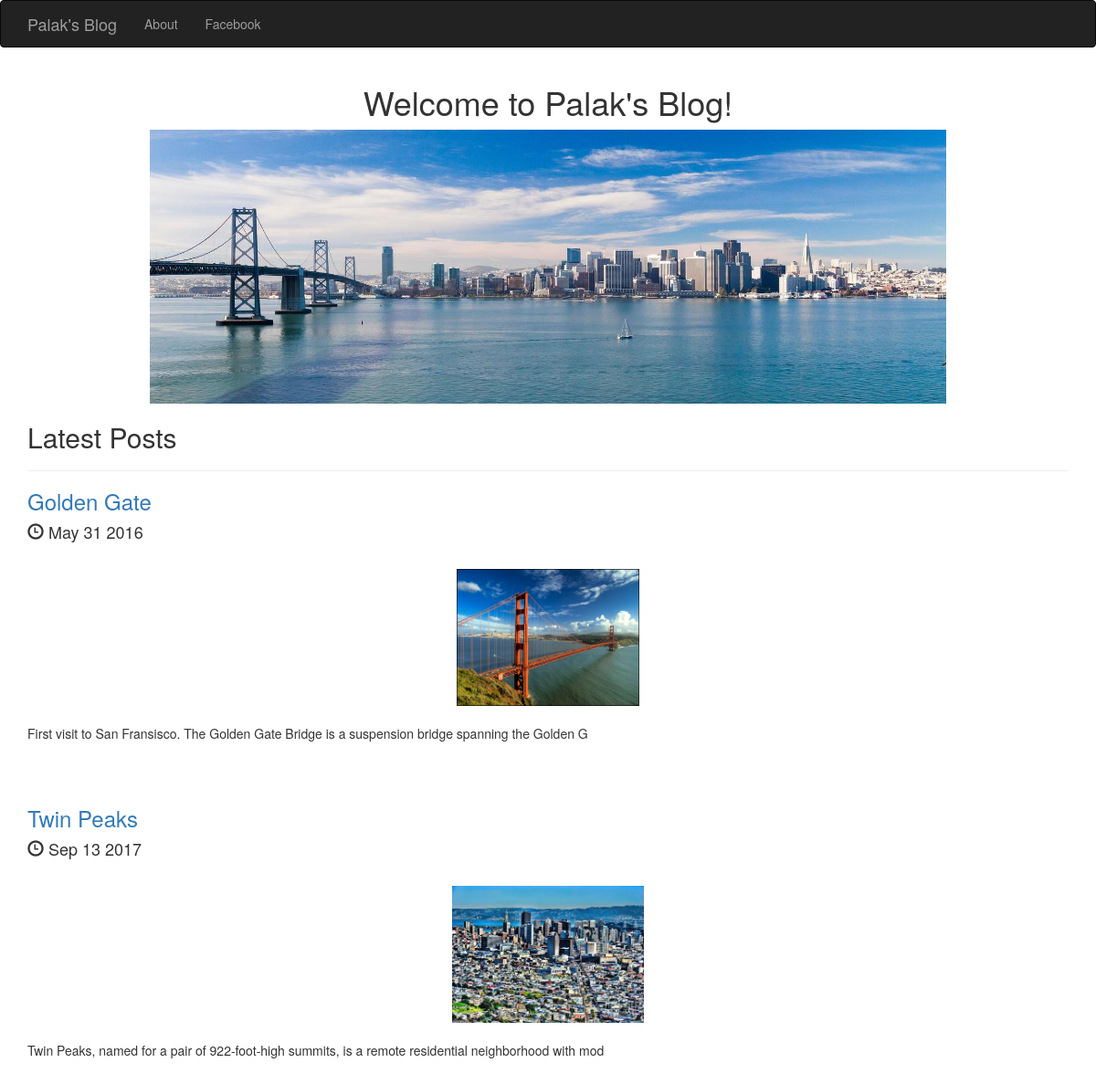
The page / on the database its author committed.
### posts/models.py (models this page shows, shortened)
class Post(models.Model):
    title = models.CharField(max_length=255)
    pub_date = models.DateTimeField()
    image = models.ImageField(upload_to="media/")
    body = models.TextField()
    def pub_date_pretty(self):
        return self.pub_date.strftime('%b %d %Y')
    def summary(self):
        return self.body[:100] #first 100 characters

### posts/views.py (the view)
# urls.py: 2. Add a URL to urlpatterns:  url(r'^$', views.home, name='home')
def home(request):
    posts = Post.objects.order_by('pub_date')
    return render(request, "posts/home.html", {'posts':posts})

### posts/templates/posts/home.html (shortened to what this page needs)
<!DOCTYPE html>
<html lang="en">
  <head>
    <link rel="stylesheet" href="https://maxcdn.bootstrapcdn.com/bootstrap/3.3.7/css/bootstrap.min.css">
  </head>
  <body>
    <nav class="navbar navbar-inverse">
      <div class="container">
        <div class="navbar-header">
          <a class="navbar-brand" href="{% url 'home' %}">Palak's Blog</a>
        </div>
        <div class="collapse navbar-collapse" id="mynav">
          <ul class="nav navbar-nav">
            <li><a href="{% url 'about' %}">About</a></li>
            <li><a href="https://www.facebook.com/palak.joshi.581">Facebook</a></li>
          </ul>
        </div>
      </div>
    </nav>
    <div class="container">
      <h1 class="text-center">Welcome to Palak's Blog!</h1>
      {% load static %}
      <img src="{% static 'posts/homeimage.jpg' %}" class="img-responsive center-block" style="max-height:300px;" />
      <h2>Latest Posts</h2>
      <hr />
      {% for post in posts.all %}
      <a href="{% url 'post_detail' post.id %}"><h3>{{ post.title }}</h3></a>
      <h4><span class="glyphicon glyphicon-time" aria-hidden="true"></span> {{ post.pub_date_pretty }}</h4>
      <br />
      <img src="{{ post.image.url }}" class="img-responsive center-block" style="max-height:150px;" />
      <br />
      <p>{{ post.summary }}</p>
      <br />
      <br />
      {% endfor %}
    </div>
  </body>
</html>

### rows shown on the page
Post: title "Golden Gate", pub_date_pretty "May 31 2016", image (picture), summary "First visit to San Fransisco. The Golden Gate Bridge is a suspension bridge spanning the Golden G"
Post: title "Twin Peaks", pub_date_pretty "Sep 13 2017", image (picture), summary "Twin Peaks, named for a pair of 922-foot-high summits, is a remote residential neighborhood with mod"
